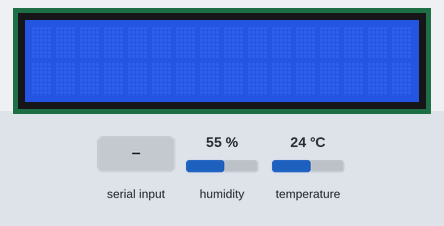
The sketch below on a simulated Arduino Uno, built with avr-gcc and run on an emulated ATmega328P. Shown: 16×2 character LCD. The inputs (shaded band) are chosen by the test bench; at power-on: humidity 55 %, temperature 24 °C. What the sketch prints to the serial monitor is not drawn.

Above: at 1.2 s.
1.3 s: "2" received over the second serial link
At 2.1 s:
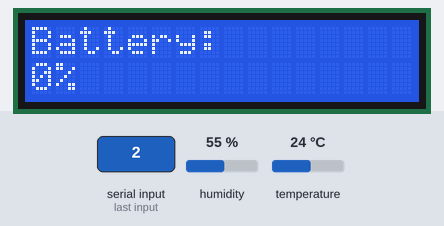
2.8 s: "1" received over the second serial link
At 4.0 s:
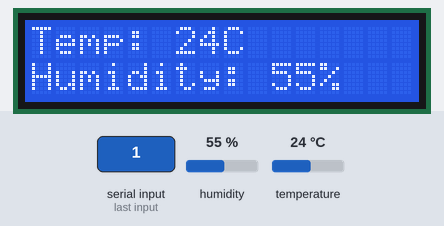
At 5.7 s:
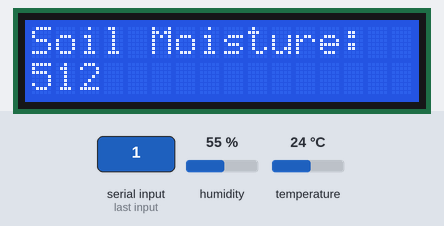
Timing chart, 0 to 7.2 s (numbered marks = the images above; inputs shaded):
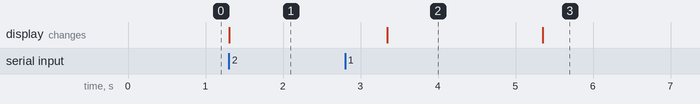

Measured:
- after the input at 1.3 s, the display: changes at once (image 1)
- after the input at 2.8 s, the display: changes after 0.55 s (image 2)
- what the display in image 2 shows lasts 2.1 s, from 3.3 s to 5.4 s

The sketch:

handheldaamrascode.ino
```cpp
#include <SoftwareSerial.h>
#include <SimpleDHT.h>
#include <LiquidCrystal.h>

#define DHTPIN 2
SimpleDHT11 dht11(DHTPIN);

#define SOIL_PIN A0
#define BATTERY_PIN A1
const float MAX_BATTERY_VOLTAGE = 4.2;
const float MIN_BATTERY_VOLTAGE = 3.0;

SoftwareSerial Bluetooth(12, 13);
SoftwareSerial npkSerial(4, 5);

LiquidCrystal lcd(7, 6, 3, 4, 5, 8);

void setup() {
  Serial.begin(9600);
  Bluetooth.begin(9600);
  npkSerial.begin(9600);
  lcd.begin(16, 2);
}

void loop() {
  handleBluetooth();
}

void handleBluetooth() {
  if (Bluetooth.available()) {
    char command = Bluetooth.read();
    if (command == '1') {
      sendSensorData();
    } else if (command == '2') {
      sendBatteryPercentage();
    } else if (command == '3') {
      sendNPKData();
    }
  }
}

void sendSensorData() {
  byte temp = 0, humidity = 0;
  dht11.read(&temp, &humidity, NULL);
  int soilMoisture = analogRead(SOIL_PIN);

  lcd.clear();
  lcd.setCursor(0, 0);
  lcd.print("Temp: ");
  lcd.print(temp);
  lcd.print("C");
  lcd.setCursor(0, 1);
  lcd.print("Humidity: ");
  lcd.print(humidity);
  lcd.print("%");
  delay(2000);

  lcd.clear();
  lcd.print("Soil Moisture:");
  lcd.setCursor(0, 1);
  lcd.print(soilMoisture);
  delay(2000);

  Serial.print("Temp:");
  Serial.print(temp);
  Serial.println("C");
  Serial.print("Humidity:");
  Serial.print(humidity);
  Serial.println("%");
  Serial.print("Soil Moisture:");
  Serial.println(soilMoisture);

  Bluetooth.print("Temp:");
  Bluetooth.print(temp);
  Bluetooth.println("C");
  Bluetooth.print("Humidity:");
  Bluetooth.print(humidity);
  Bluetooth.println("%");
  Bluetooth.print("Soil Moisture:");
  Bluetooth.println(soilMoisture);
}

void sendBatteryPercentage() {
  int analogValue = analogRead(BATTERY_PIN);
  float voltage = analogValue * 5.0 / 1023.0;
  int percentage = map(voltage * 100, MIN_BATTERY_VOLTAGE * 100, MAX_BATTERY_VOLTAGE * 100, 0, 100);
  percentage = constrain(percentage, 0, 100);

  lcd.clear();
  lcd.print("Battery: ");
  lcd.setCursor(0, 1);
  lcd.print(percentage);
  lcd.print("%");
  delay(2000);

  Serial.print("Battery: ");
  Serial.print(percentage);
  Serial.println("%");
  Bluetooth.print("Battery: ");
  Bluetooth.print(percentage);
  Bluetooth.println("%");
}

void sendNPKData() {
  if (npkSerial.available()) {
    String npkData = "";
    while (npkSerial.available()) {
      char c = npkSerial.read();
      npkData += c;
    }

    lcd.clear();
    lcd.print("NPK Data:");
    lcd.setCursor(0, 1);
    lcd.print(npkData);
    delay(2000);

    Serial.print("NPK Sensor Data: ");
    Serial.println(npkData);
    Bluetooth.print("NPK Sensor Data: ");
    Bluetooth.println(npkData);
  }
}
```
